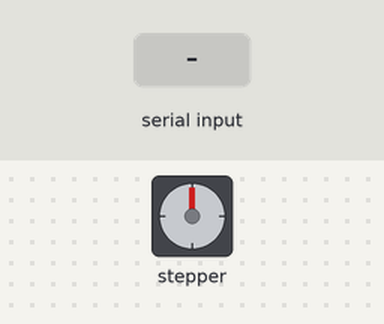
The sketch below on a simulated Arduino Uno, built with avr-gcc and run on an emulated ATmega328P. On the bench: stepper motor. Wiring (inferred from the names in the program): stepper motor driver (200 steps per turn assumed): step pin 2; direction pin 3; enable pin 4. The test bench sets the inputs (shaded band).

Above: at 1.3 s.
1.4 s: "30,150\n" received over Serial
At 1.97 s:
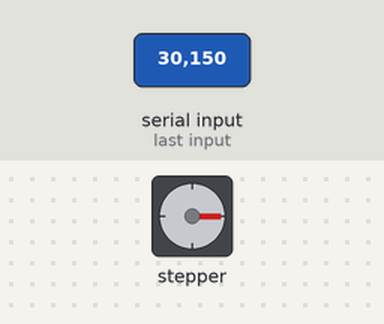
At 3.6 s:
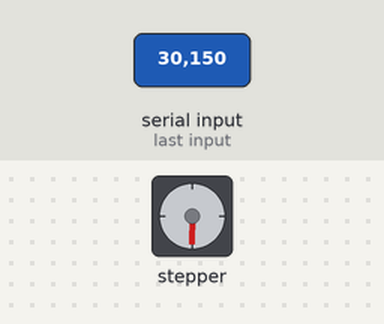
Timing chart, 0 to 5.1 s (numbered marks = the images above; inputs shaded):
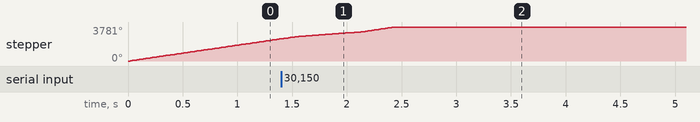

The sketch:

sketch_jun02b.ino
```cpp
const int STEP_PIN = 2;
const int DIR_PIN = 3;
const int ENABLE_PIN = 4;

int stepsPerRevolution = 200;
float stepDelay = 0;
int numberOfSteps = stepsPerRevolution * 1.5;
int direction = 1;
float stepsPerSecond = 50.0;

void setup() {

  pinMode(STEP_PIN, OUTPUT);
  pinMode(DIR_PIN, OUTPUT);
  pinMode(ENABLE_PIN, OUTPUT);
  digitalWrite(ENABLE_PIN, LOW);

  Serial.begin(9600);
}
void loop() {
  // Yönü ayarla (1 veya 0)
  digitalWrite(DIR_PIN, direction);
  stepDelay = (1000.0 / stepsPerSecond) / stepsPerRevolution;

  for(int i=0; i < numberOfSteps; i++) {

    digitalWrite(STEP_PIN, HIGH);
    delayMicroseconds(500);
    digitalWrite(STEP_PIN, LOW);
    delayMicroseconds(500);
    delay(stepDelay);

  }

  if (Serial.available() > 0) {
    int incomingByte = Serial.read();

    switch (incomingByte) {
      case 'f': // ileri yönde hareket
        direction = 1;
        break;

      case 'r': // ters yönde hareket
        direction = 0;
        break;

      case 's': // durma
        stepsPerSecond = 0;
        break;

      default: // hızı ayarla
        stepsPerSecond = (float) (incomingByte - '0');
        break;
    }
  }
}
```
